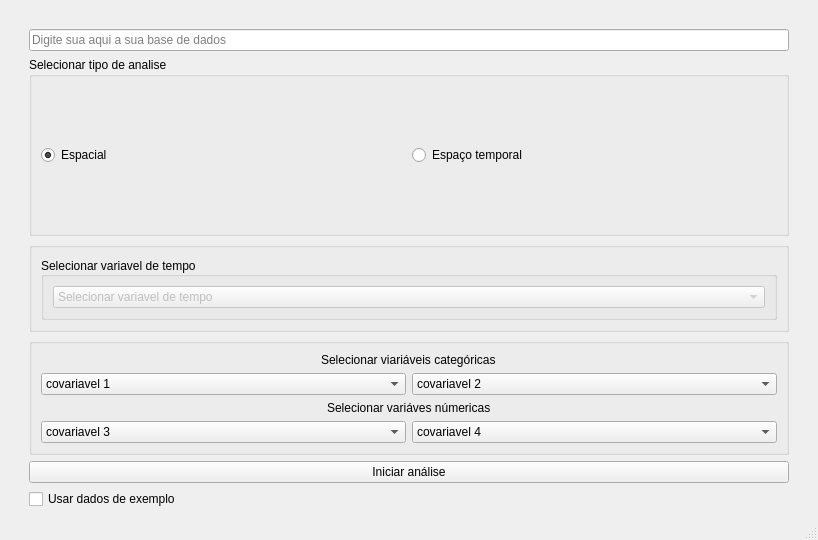
<?xml version="1.0" encoding="UTF-8"?>
<ui version="4.0">
 <class>MainWindow</class>
 <widget class="QMainWindow" name="MainWindow">
  <property name="geometry">
   <rect>
    <x>0</x>
    <y>0</y>
    <width>818</width>
    <height>540</height>
   </rect>
  </property>
  <property name="windowTitle">
   <string>Analises</string>
  </property>
  <property name="windowIcon">
   <iconset>
    <normaloff>../imgs/analysis.png</normaloff>../imgs/analysis.png</iconset>
  </property>
  <widget class="QWidget" name="centralwidget">
   <layout class="QGridLayout" name="gridLayout">
    <item row="0" column="1">
     <spacer name="verticalSpacer">
      <property name="orientation">
       <enum>Qt::Vertical</enum>
      </property>
      <property name="sizeType">
       <enum>QSizePolicy::Preferred</enum>
      </property>
      <property name="sizeHint" stdset="0">
       <size>
        <width>20</width>
        <height>20</height>
       </size>
      </property>
     </spacer>
    </item>
    <item row="4" column="1">
     <layout class="QVBoxLayout" name="verticalLayout_4">
      <item>
       <widget class="QGroupBox" name="horizontalGroupBox">
        <property name="enabled">
         <bool>true</bool>
        </property>
        <layout class="QHBoxLayout" name="horizontalLayout">
         <item>
          <widget class="QGroupBox" name="horizontalGroupBox_7">
           <property name="enabled">
            <bool>true</bool>
           </property>
           <property name="whatsThis">
            <string/>
           </property>
           <property name="title">
            <string>Selecionar variavel de tempo</string>
           </property>
           <property name="alignment">
            <set>Qt::AlignJustify|Qt::AlignVCenter</set>
           </property>
           <property name="flat">
            <bool>false</bool>
           </property>
           <property name="checkable">
            <bool>false</bool>
           </property>
           <layout class="QHBoxLayout" name="horizontalLayout_8">
            <item>
             <widget class="QComboBox" name="comboBox_2">
              <property name="enabled">
               <bool>false</bool>
              </property>
              <property name="editable">
               <bool>false</bool>
              </property>
              <property name="duplicatesEnabled">
               <bool>false</bool>
              </property>
              <property name="frame">
               <bool>true</bool>
              </property>
              <item>
               <property name="text">
                <string>Selecionar variavel de tempo</string>
               </property>
              </item>
              <item>
               <property name="text">
                <string>Ano</string>
               </property>
              </item>
              <item>
               <property name="text">
                <string>Mês</string>
               </property>
              </item>
              <item>
               <property name="text">
                <string>Dia</string>
               </property>
              </item>
             </widget>
            </item>
           </layout>
          </widget>
         </item>
        </layout>
       </widget>
      </item>
      <item>
       <widget class="QGroupBox" name="groupBox">
        <layout class="QVBoxLayout" name="verticalLayout_3">
         <item alignment="Qt::AlignHCenter">
          <widget class="QLabel" name="label">
           <property name="text">
            <string>Selecionar viariáveis categóricas</string>
           </property>
          </widget>
         </item>
         <item>
          <layout class="QHBoxLayout" name="horizontalLayout_6">
           <item>
            <widget class="QComboBox" name="comboBox_7">
             <item>
              <property name="text">
               <string>covariavel 1</string>
              </property>
             </item>
            </widget>
           </item>
           <item>
            <widget class="QComboBox" name="comboBox_8">
             <item>
              <property name="text">
               <string>covariavel 2</string>
              </property>
             </item>
            </widget>
           </item>
          </layout>
         </item>
         <item alignment="Qt::AlignHCenter">
          <widget class="QLabel" name="label_2">
           <property name="text">
            <string>Selecionar variáves númericas</string>
           </property>
          </widget>
         </item>
         <item>
          <layout class="QHBoxLayout" name="horizontalLayout_7">
           <item>
            <widget class="QComboBox" name="comboBox_9">
             <item>
              <property name="text">
               <string>covariavel 3</string>
              </property>
             </item>
            </widget>
           </item>
           <item>
            <widget class="QComboBox" name="comboBox_10">
             <item>
              <property name="text">
               <string>covariavel 4</string>
              </property>
             </item>
            </widget>
           </item>
          </layout>
         </item>
        </layout>
       </widget>
      </item>
     </layout>
    </item>
    <item row="2" column="1">
     <widget class="QGroupBox" name="horizontalGroupBox_8">
      <property name="title">
       <string>Selecionar tipo de analise</string>
      </property>
      <layout class="QHBoxLayout" name="horizontalLayout_10">
       <item>
        <widget class="QRadioButton" name="radioButton">
         <property name="text">
          <string>Espacial</string>
         </property>
         <property name="checked">
          <bool>true</bool>
         </property>
        </widget>
       </item>
       <item>
        <widget class="QRadioButton" name="radioButton_2">
         <property name="text">
          <string>Espaço temporal</string>
         </property>
        </widget>
       </item>
      </layout>
     </widget>
    </item>
    <item row="5" column="1">
     <layout class="QHBoxLayout" name="horizontalLayout_11">
      <item>
       <layout class="QVBoxLayout" name="verticalLayout_5">
        <item>
         <widget class="QPushButton" name="pushButton_2">
          <property name="text">
           <string>Iniciar análise</string>
          </property>
         </widget>
        </item>
        <item>
         <widget class="QCheckBox" name="checkBox">
          <property name="text">
           <string>Usar dados de exemplo</string>
          </property>
         </widget>
        </item>
       </layout>
      </item>
     </layout>
    </item>
    <item row="1" column="0">
     <spacer name="horizontalSpacer">
      <property name="orientation">
       <enum>Qt::Horizontal</enum>
      </property>
      <property name="sizeType">
       <enum>QSizePolicy::Preferred</enum>
      </property>
      <property name="sizeHint" stdset="0">
       <size>
        <width>20</width>
        <height>20</height>
       </size>
      </property>
     </spacer>
    </item>
    <item row="1" column="1">
     <widget class="QLineEdit" name="lineEdit">
      <property name="placeholderText">
       <string>Digite sua aqui a sua base de dados</string>
      </property>
     </widget>
    </item>
    <item row="1" column="2">
     <spacer name="horizontalSpacer_2">
      <property name="orientation">
       <enum>Qt::Horizontal</enum>
      </property>
      <property name="sizeType">
       <enum>QSizePolicy::Preferred</enum>
      </property>
      <property name="sizeHint" stdset="0">
       <size>
        <width>20</width>
        <height>20</height>
       </size>
      </property>
     </spacer>
    </item>
   </layout>
  </widget>
  <widget class="QStatusBar" name="statusbar"/>
 </widget>
 <resources/>
 <connections/>
</ui>
